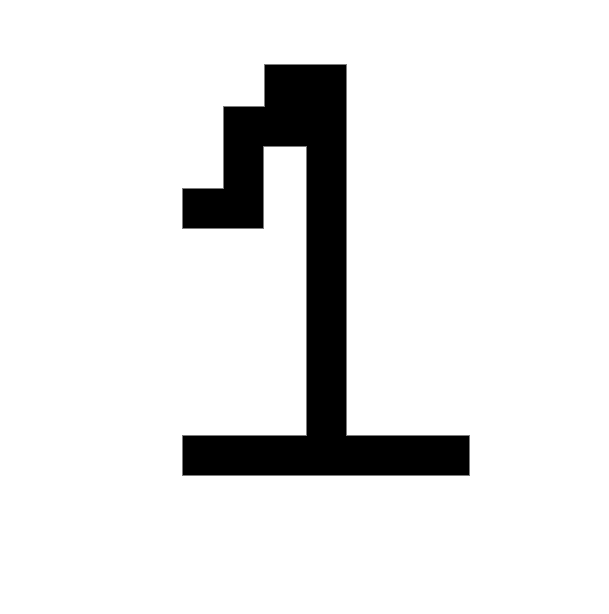
#> input picture ImageDataset/1/image1.png, 609 x 614 px
$ python -i main.py   (imports and definitions only)
#> lines starting #> are read from the running program, lines starting #| are printed output that depends on the picture
#
# Title: Number Recognition
# Description: A program that uses a random forest classifier to recognize numbers
# Authors: Zain Hindi, Alex Akoopie
# Date: 2023-06-18
#

# %%
# ======Libraries======
import os
import multiprocessing
import time
import numpy as np
import pandas as pd
from PIL import Image
from sklearn.metrics import accuracy_score
from sklearn.ensemble import RandomForestClassifier
from sklearn.model_selection import train_test_split

NUM_PROCESSES_DIRECTORIES = 2  # Number of processes for the directories
IMAGES_TO_PROCESS = 1000  # Number of images to process

startTime = time.time()  # Gets the start time of the program


# %%
# ======Data Loading======
def getImage(path):
#> called with path = 'ImageDataset/1/image1.png'
    image = Image.open(path).convert("RGBA").resize((28, 28))
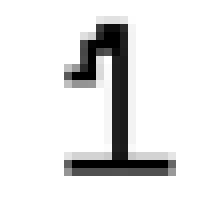
#> image: PIL image 28x28 RGBA (shown 8 times larger); mean R, G, B, A 230, 230, 230, 255
    pixels = []
    for y in range(0, 28, 2):
        for x in range(0, 28, 2):
            pixels.append(0)
            for k in range(2):
                for o in range(2):
                    pixel = image.getpixel((x + k, y + o))
                    binary = 0 if pixel[3] == 0 else 1
                    pixels[-1] += binary
#> after the loop, pixels = 196 values from 4 to 4
    # Turns the pixels list into columns
    array = [pixels[i : i + 14] for i in range(0, 196, 14)]
#> array = 14 items
    # Transforms the Python list into a NumPy array
    return np.array(array).ravel().reshape(1, -1)


def directory(index, shared_df, shared_label, lock):
    print(f"Process {index} started")
    for i in range(index, 10, NUM_PROCESSES_DIRECTORIES):
        subdirectory = "ImageDataset" + "/" + str(i)
        for j in range(IMAGES_TO_PROCESS):
            array = getImage(subdirectory + "/" + str(j) + ".png")
            lock.acquire()
            shared_df.append(pd.DataFrame(array))
            shared_label.append(pd.DataFrame([i]))
            lock.release()
    print(f"Process {index} finished")


# [29 lines not run here, left out]
# [1 line that did not run here, left out]
# [3 lines that did not run here, left out]


# %%
# ======Testing======
model = RandomForestClassifier(random_state=42)  # Defines the model
# [1 line not run here, left out]
# [1 line that did not run here, left out]
# [25 lines not run here, left out]
# %%

>>> result = getImage('ImageDataset/1/image1.png')
